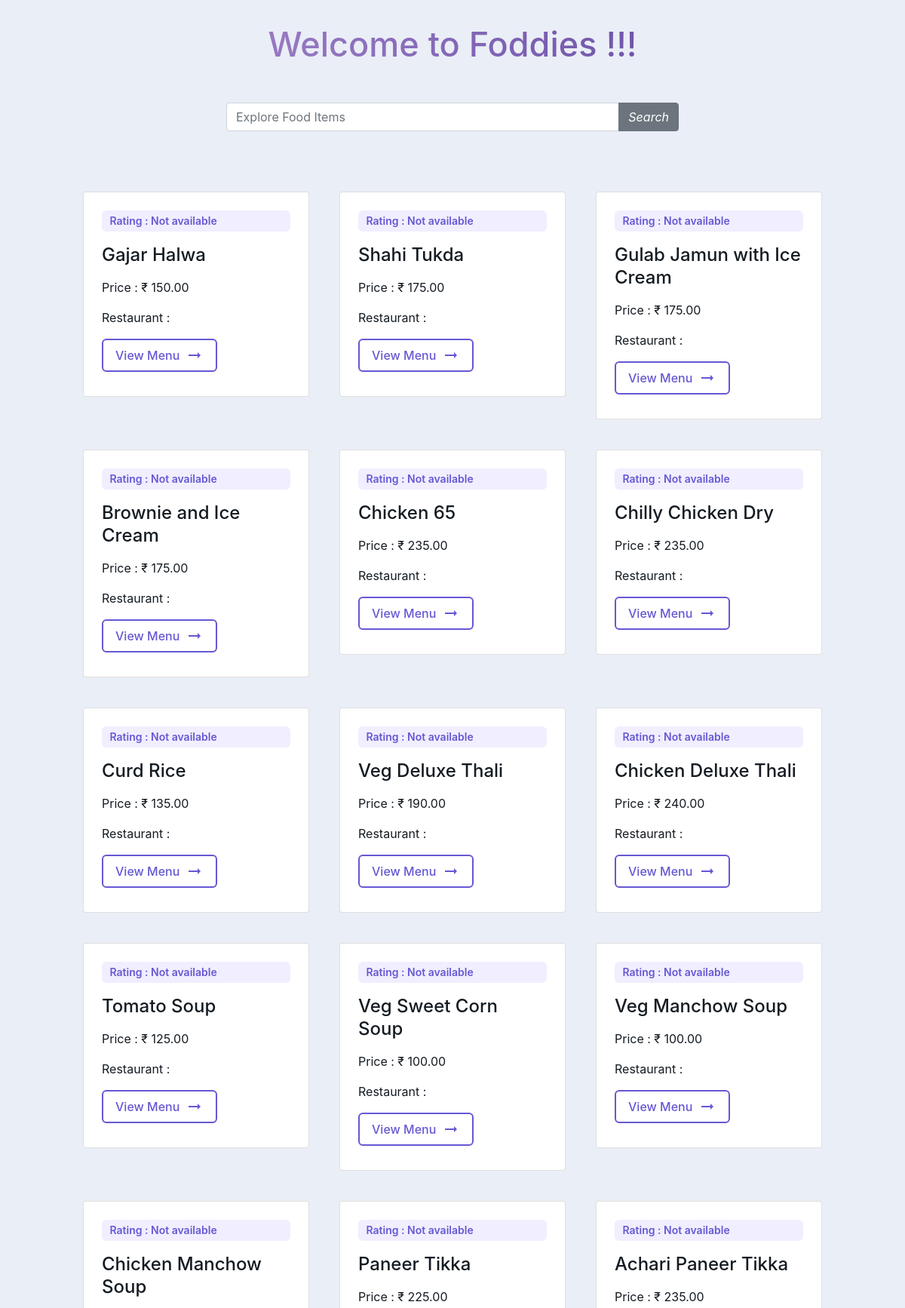
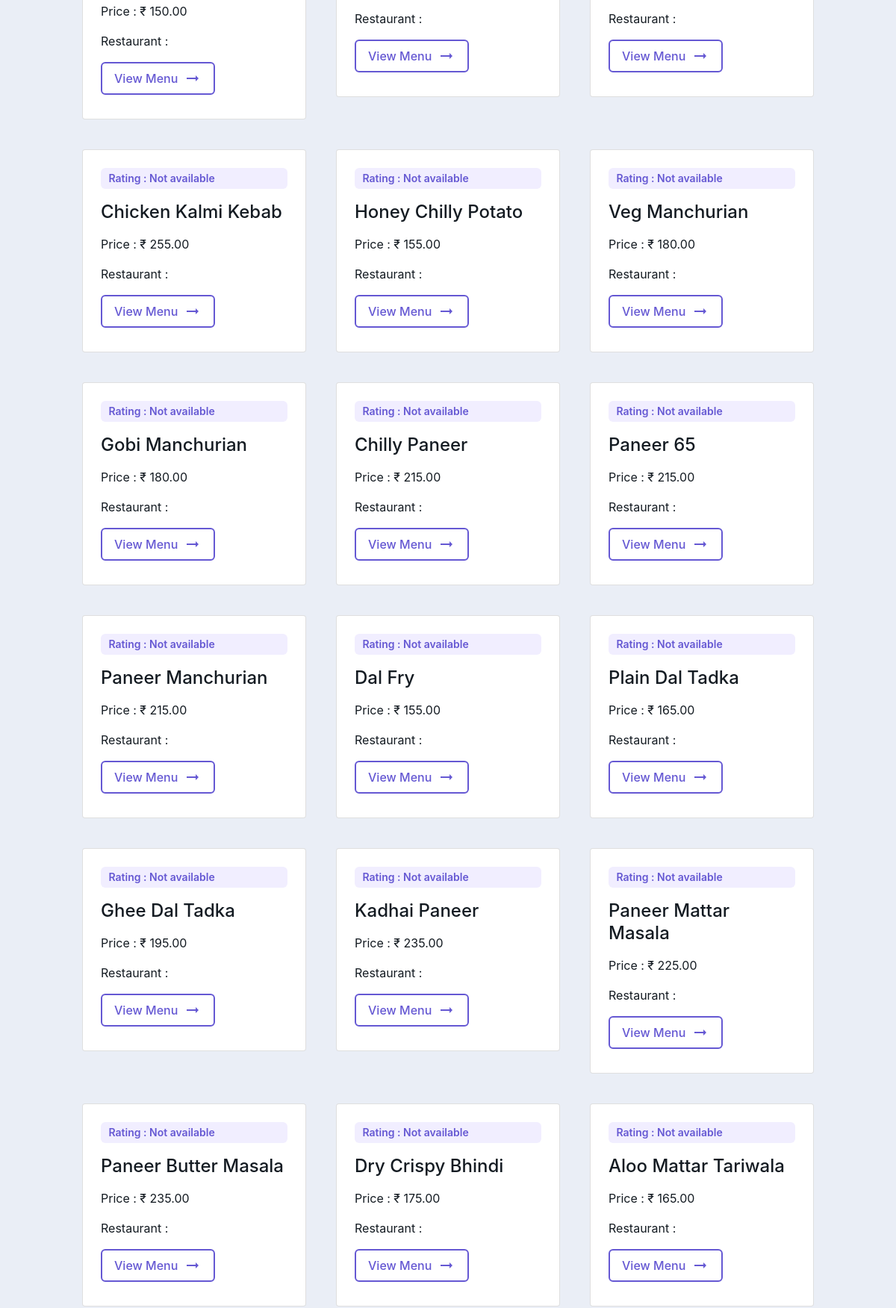
Page /?page=6 (upper part) on the committed database (2 pictures, top to bottom).
### search/models.py (models this page shows, shortened)
class FoodDish(models.Model):
    name = models.CharField(max_length = 100)
    price = models.DecimalField(max_digits = 7, decimal_places = 2)
    restaurant = models.ForeignKey(Restaurant, on_delete = models.CASCADE)

### search/views.py (the view)
# urls.py: 2. Add a URL to urlpatterns:  path('', views.home, name='home')
def home(request):
    query = request.GET.get('q') if request.GET.get('q') != None else ''
    food_items = FoodDish.objects.filter(
        Q(name__icontains = query)
    ).order_by(
        '-restaurant__average_rating',
        '-restaurant__total_reviews').values('name','price','restaurant_id','restaurant__name','restaurant__average_rating')
    paginator = Paginator(food_items, 100)
    page_number = request.GET.get('page')
    page_obj = paginator.get_page(page_number)
    context = {
        'food_items': page_obj,
        'query': query,
    }
    return render(request, 'home.html', context)

### templates/home.html (shortened to what this page needs)
{% extends 'base.html' %}
{% block content %}
    <header>
        <h1>Welcome to Foddies !!!</h1>
    </header>
    <div class="main">
        <form method="GET" action="{% url 'home-page' %}">
            <div class="input-group">
                <input type="text" name="q" class="form-control" placeholder="{% if query%}{{query}}{%else%}Explore Food Items{% endif %}">
                <div class="input-group-append">
                  <button class="btn btn-secondary">
                    <i class="fa fa-search">Search</i>
                  </button>
                </div>
            </div>
        </form>
    </div>
    <div class="cards">
        {% for item in food_items %}
        <article class="information [ card ]">
            <span class="tag">Rating : {% if item.restaurant.average_rating %}{{item.restaurant.average_rating}} / 5 {% else %}Not available{% endif %}</span>
            <h2 class="title">{{item.name}}</h2>
            <p class="info">Price : &#8377 {{item.price}}</p>
            <p class="info">Restaurant : {{item.restaurant}}</p>
            <a href="{% url 'restaurant' item.restaurant_id%}">
                <button class="button" >
                    <span>View Menu</span>
                    <svg xmlns="http://www.w3.org/2000/svg" height="24px" viewBox="0 0 24 24" width="24px" fill="none">
                        <path d="M0 0h24v24H0V0z" fill="none" />
                        <path d="M16.01 11H4v2h12.01v3L20 12l-3.99-4v3z" fill="currentColor" />
                    </svg>
                </button>
            </a>
        </article>
        {% endfor %}
    </div>
{% endblock %}

### static/styles/style.css (style rules this page uses)
*, *:after, *:before { box-sizing: border-box; }
:root { --c-white: #fff; --c-black: #000; --c-ash: #eaeef6; --c-charcoal: #a0a0a0; --c-void: #141b22; --c-fair-pink: #FFEDEC; --c-apricot: #FBC8BE; --c-coffee: #754D42; --c-del-rio: #917072; --c-java: #1FCAC5; --c-titan-white: #f1eeff; --c-cold-purple: #a69fd6; --c-indigo: #6558d3; --c-governor: #4133B7; }
body { font-family: "Spline Sans", sans-serif; line-height: 1.5; min-height: 100vh; background-color: var(--c-ash) !important; }
header h1 { margin-top: 2rem; font-size: 45px; font-weight: 450; background-image: linear-gradient(to left, #553c9a, #b393d3); color: transparent; background-clip: text; -webkit-background-clip: text; text-align: center; }
.cards { display: flex; flex-wrap: wrap; align-items: flex-start; flex-wrap: wrap; justify-content: center; gap: 2.5rem; width: 90%; max-width: 1000px; margin: 10vh auto; }
.card { border-radius: 16px; box-shadow: 0 30px 30px -25px rgba(#4133B7, .25); width: 300px; }
.main { width: 50%; margin: 50px auto; }
form { text-align: center; margin-top: 2rem; }

### rows in the picture
FoodDish: name "Veg Sweet Corn Soup", price "100.00"
FoodDish: name "Veg Manchow Soup", price "100.00"

### other values in the picture
{{ item.name }} "Gajar Halwa" "Shahi Tukda" "Gulab Jamun with Ice Cream" "Brownie and Ice Cream" "Chicken 65" "Chilly Chicken Dry" "Curd Rice" "Veg Deluxe Thali" "Chicken Deluxe Thali" "Tomato Soup" "Chicken Manchow Soup" "Paneer Tikka" "Achari Paneer Tikka" "Chicken Kalmi Kebab" "Honey Chilly Potato" "Veg Manchurian" "Gobi Manchurian" "Chilly Paneer" "Paneer 65" "Paneer Manchurian" "Dal Fry" "Plain Dal Tadka" "Ghee Dal Tadka" "Kadhai Paneer" "Paneer Mattar Masala" "Paneer Butter Masala" "Dry Crispy Bhindi" "Aloo Mattar Tariwala"
{{ item.price }} "150.00" "175.00" "175.00" "175.00" "235.00" "235.00" "135.00" "190.00" "240.00" "125.00" "150.00" "225.00" "235.00" "255.00" "155.00" "180.00" "180.00" "215.00" "215.00" "215.00" "155.00" "165.00" "195.00" "235.00" "225.00" "235.00" "175.00" "165.00"
